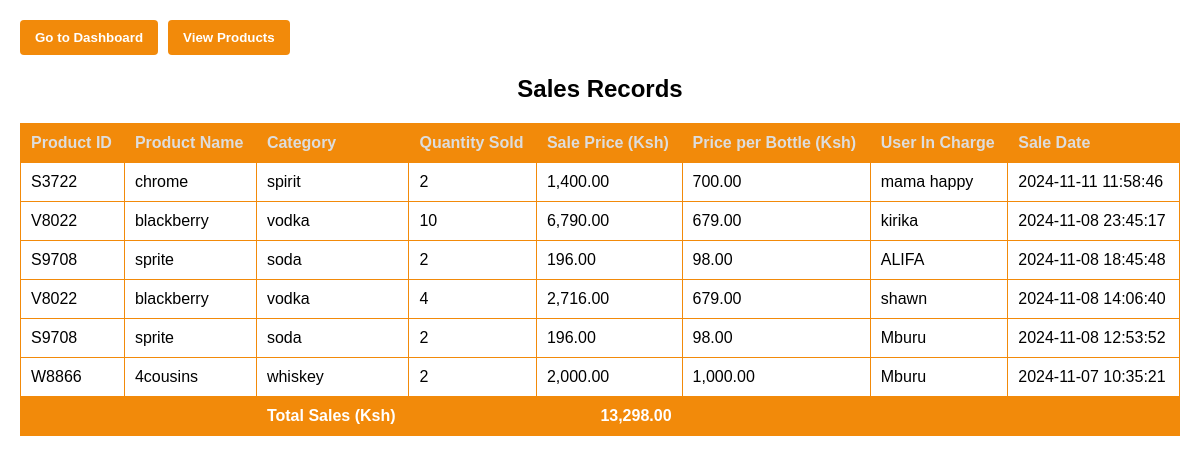
The app's page /asale.php with its own data.
### tables this page shows
CREATE TABLE `sales` (
  `sale_id` int(11) NOT NULL,
  `product_id` varchar(50) NOT NULL,
  `quantity_sold` int(11) NOT NULL,
  `kshSold` decimal(10,2) NOT NULL,
  `userIncharge` varchar(50) NOT NULL,
  `category` varchar(50) NOT NULL,
  `product_name` varchar(100) NOT NULL,
  `sale_date` timestamp NOT NULL DEFAULT current_timestamp(),
  `price_per_bottle` decimal(10,2) NOT NULL
);

### asale.php (the view, shortened to what this page needs)
<?php
$servername = "localhost";
$dbname = "PROJECTLIGHT";
$username = "root";
$password = "";
$conn = new mysqli($servername, $username, $password, $dbname);
$salesQuery = "SELECT product_id, product_name, category, quantity_sold, kshSold, price_per_bottle, userIncharge, sale_date
               FROM sales ORDER BY sale_date DESC";
$result = $conn->query($salesQuery);
$totalQuery = "SELECT SUM(kshSold) AS total_sales FROM sales";
$totalResult = $conn->query($totalQuery);
$totalRow = $totalResult->fetch_assoc();
$totalSales = $totalRow['total_sales'];
?>
<!DOCTYPE html>
<html lang="en">
<head>
</head>
<body>
<div class="navigation-buttons">
    <button onclick="location.href='admin.php'">Go to Dashboard</button>
    <button onclick="location.href='ayour_form_page.php'">View Products</button>
</div>
<h2>Sales Records</h2>
<table>
    <thead>
        <tr>
            <th>Product ID</th>
            <th>Product Name</th>
            <th>Category</th>
            <th>Quantity Sold</th>
            <th>Sale Price (Ksh)</th>
            <th>Price per Bottle (Ksh)</th>
            <th>User In Charge</th>
            <th>Sale Date</th>
        </tr>
    </thead>
    <tbody>
        <?php
        if ($result->num_rows > 0) {
            while ($row = $result->fetch_assoc()) {
                echo "<tr>
                        <td>" . $row['product_id'] . "</td>
                        <td>" . $row['product_name'] . "</td>
                        <td>" . $row['category'] . "</td>
                        <td>" . $row['quantity_sold'] . "</td>
                        <td>" . number_format($row['kshSold'], 2) . "</td>
                        <td>" . number_format($row['price_per_bottle'], 2) . "</td>
                        <td>" . $row['userIncharge'] . "</td>
                        <td>" . $row['sale_date'] . "</td>
                    </tr>";
            }
        } else {
            echo "<tr><td colspan='8'>No sales records found.</td></tr>";
        }
        ?>
    </tbody>
    <tfoot>
        <tr class="total-row">
            <td colspan="2"></td>
            <td>Total Sales (Ksh)</td>
            <td colspan="2" style="text-align: right;"><?php echo number_format($totalSales, 2); ?></td>
            <td colspan="3"></td>
        </tr>
    </tfoot>
</table>
</body>
</html>

### asale.php (style rules this page uses)
body { font-family: Arial, sans-serif; margin: 20px; }
h2 { text-align: center; }
.navigation-buttons { display: flex; gap: 10px; margin-bottom: 20px; }
.navigation-buttons button { background-color: #f28a0a; color: white; font-weight: bold; padding: 10px 15px; border: none; border-radius: 4px; cursor: pointer; transition: background-color 0.3s; }
table { width: 100%; border-collapse: collapse; margin-top: 20px; }
th, td { padding: 10px; border: 1px solid #f28a0a; text-align: left; }
th { color: #ddd; background-color: #f28a0a; }
.total-row td { font-weight: bold; color: white; background-color: #f28a0a; }

### records on screen
sales: product "S3722", product_name "chrome", category "spirit", quantity_sold "2", kshSold "1,400.00", price_per_bottle "700.00", userIncharge "mama happy", sale_date "2024-11-11 11:58:46"
sales: product "V8022", product_name "blackberry", category "vodka", quantity_sold "10", kshSold "6,790.00", price_per_bottle "679.00", userIncharge "kirika", sale_date "2024-11-08 23:45:17"
sales: product "S9708", product_name "sprite", category "soda", quantity_sold "2", kshSold "196.00", price_per_bottle "98.00", userIncharge "ALIFA", sale_date "2024-11-08 18:45:48"
sales: product "V8022", product_name "blackberry", category "vodka", quantity_sold "4", kshSold "2,716.00", price_per_bottle "679.00", userIncharge "shawn", sale_date "2024-11-08 14:06:40"
sales: product "S9708", product_name "sprite", category "soda", quantity_sold "2", kshSold "196.00", price_per_bottle "98.00", userIncharge "Mburu", sale_date "2024-11-08 12:53:52"
sales: product "W8866", product_name "4cousins", category "whiskey", quantity_sold "2", kshSold "2,000.00", price_per_bottle "1,000.00", userIncharge "Mburu", sale_date "2024-11-07 10:35:21"

### other values on screen
$totalSales "13,298.00"
